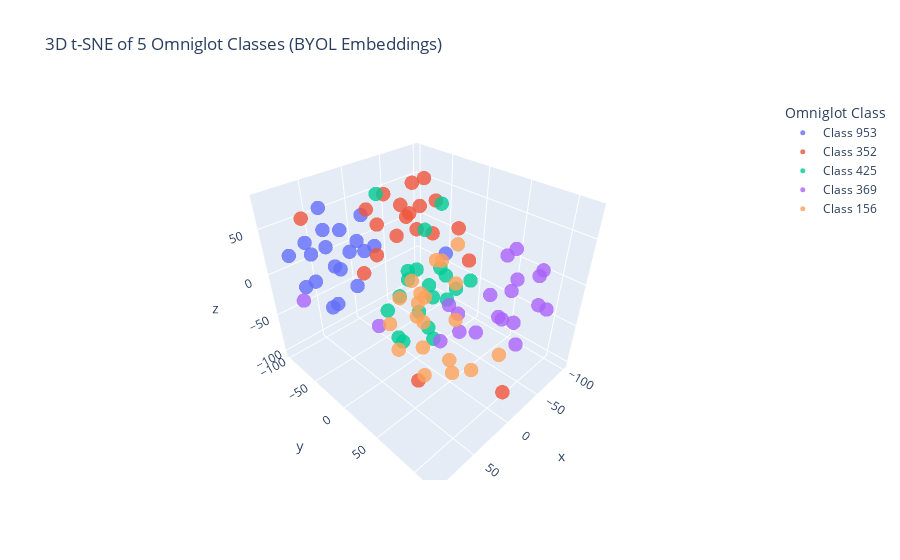

Notebook code cell kept with this figure:
### Code cell
import plotly.express as px
import pandas as pd

# Create a dataframe for easier plotting
df = pd.DataFrame({
    'x': X_3d[:, 0],
    'y': X_3d[:, 1],
    'z': X_3d[:, 2],
    'class': y
})

# Filter only selected class labels (5 classes)
df = df[df['class'].isin(selected_classes)]

# Map original class labels to consistent string labels
label_map = {label: f"Class {label}" for label in selected_classes}
df['class'] = df['class'].map(label_map)

# Create interactive 3D scatter plot
fig = px.scatter_3d(df, x='x', y='y', z='z',
                    color='class',
                    title="3D t-SNE of 5 Omniglot Classes (BYOL Embeddings)",
                    labels={"class": "Omniglot Class"},
                    opacity=0.8)

fig.update_traces(marker=dict(size=5))
fig.show()

### Figure 1 — Plotly figure (JSON) as saved in the notebook; plotly's stock layout.template omitted (floating-point values rounded to 4 significant figures)
{"data": [{"hovertemplate": "Omniglot Class=Class 953<br>x=%{x}<br>y=%{y}<br>z=%{z}<extra></extra>", "legendgroup": "Class 953", "marker": {"color": "#636efa", "opacity": 0.8, "size": 5, "symbol": "circle"}, "mode": "markers", "name": "Class 953", "scene": "scene", "showlegend": true, "type": "scatter3d", "x": [36.04, 65.55, 91.21, 63.42, 40.02, 93.16, 53.19, 66.15, 31.85, 38.79, 64.15, 91.77, 85.09, -99.53, 38.41, 16.12, 13.95, 60.36, 79.21, 59.6], "y": [-98.63, -11.21, -29.52, -55.28, -25.03, -66.64, -47.52, -47.28, -37.07, -79.87, -79.23, -36.54, -60.41, -50.79, -64.37, -40.65, -72.43, -12.19, -27.27, -49.61], "z": [28.66, 51.69, 24.78, 76.55, 36.02, 35.8, 12.01, 41.74, 65.14, -5.606, 19.77, 60.57, 0.8284, -35.97, 42.23, 25.4, 17.41, 13.63, -8.518, -26.93]}, {"hovertemplate": "Omniglot Class=Class 352<br>x=%{x}<br>y=%{y}<br>z=%{z}<extra></extra>", "legendgroup": "Class 352", "marker": {"color": "#EF553B", "opacity": 0.8, "size": 5, "symbol": "circle"}, "mode": "markers", "name": "Class 352", "scene": "scene", "showlegend": true, "type": "scatter3d", "x": [25.79, 2.105, -21.42, -57.99, -67.64, -12.3, 5.917, -28.19, -60.84, -51.45, 64.39, -83.5, -88.19, -82.29, 25.7, -46.99, -23.46, -1.009, -0.5657, -24.06], "y": [29.28, -68.24, -50.2, -64.43, -67.91, -73.85, -4.811, -50.47, -35.96, -62.54, -86.74, -1.515, -22.59, -52.24, -48.18, -35.28, -17.33, 113.7, -42.96, -85.37], "z": [-102.2, 50.28, 18.45, 62.08, 2.482, -11.08, 65.66, 51.2, 11.92, 29.77, 55.58, -17.53, 12.85, 38.13, -5.395, 78.41, 62.34, -74.84, 73.49, 17.82]}, {"hovertemplate": "Omniglot Class=Class 425<br>x=%{x}<br>y=%{y}<br>z=%{z}<extra></extra>", "legendgroup": "Class 425", "marker": {"color": "#00cc96", "opacity": 0.8, "size": 5, "symbol": "circle"}, "mode": "markers", "name": "Class 425", "scene": "scene", "showlegend": true, "type": "scatter3d", "x": [-62.71, -47.73, -33.79, -36.96, -19.58, 13.12, -27.55, 7.356, 9.758, -18.33, -67.95, -10.33, -45.84, 10.5, 24.54, -8.067, 7.335, -32.73, -16.69, 11.71], "y": [-25.32, -48.05, -20.99, -11.59, -32.03, -29.49, -88.1, -2.658, -17.57, 0.6531, -21.18, 15.4, 13.53, 51.27, 6.301, -3.758, 25.03, 42.37, 17.36, -11.13], "z": [49.44, -34.21, 31.87, -48.92, -27.03, -49.78, 51.63, 9.738, -82.02, -17.76, -39.35, -75.98, -29.46, 5.612, -63.76, -48.97, -44.28, 0.9884, 11.39, -22.37]}, {"hovertemplate": "Omniglot Class=Class 369<br>x=%{x}<br>y=%{y}<br>z=%{z}<extra></extra>", "legendgroup": "Class 369", "marker": {"color": "#ab63fa", "opacity": 0.8, "size": 5, "symbol": "circle"}, "mode": "markers", "name": "Class 369", "scene": "scene", "showlegend": true, "type": "scatter3d", "x": [29.35, 82.97, -11.76, -62.1, -48.34, -43.97, 7.268, -19.83, -40.09, 0.1866, -38.49, -70.02, -44.75, -28.41, -12.66, 30.26, -69.61, -75.57, -53.67, 72.76], "y": [61.72, 44.1, 34.53, 61.49, 117.8, 81.85, 108.7, 103.6, 73.73, 78.41, 110.8, 96.82, 81.79, 103.8, 80.92, 83.76, 98.02, 67.58, 11.52, -94.43], "z": [-25.34, 13.42, -21.55, 24.74, -1.474, 47.71, 13.79, -8.483, -30.12, -22.69, 35.58, 20.56, 2.424, -39.36, 13.86, -0.527, -18.65, -6.2, -68.35, -39.39]}, {"hovertemplate": "Omniglot Class=Class 156<br>x=%{x}<br>y=%{y}<br>z=%{z}<extra></extra>", "legendgroup": "Class 156", "marker": {"color": "#FFA15A", "opacity": 0.8, "size": 5, "symbol": "circle"}, "mode": "markers", "name": "Class 156", "scene": "scene", "showlegend": true, "type": "scatter3d", "x": [-49.82, 52.91, -27.15, -50.88, -18.27, -28.74, 17.07, 1.059, 60.8, 49.26, 22.29, 17.69, 41.64, 11.63, -61.08, 32.32, 62.27, 49.58, 17.31, 38.6], "y": [-36.85, 65.5, -16.33, -20.88, -45.57, 29.45, 20.81, 35.39, 71.43, 57.19, 93.14, 66.83, 44.8, 112.9, 0.3508, 29.09, 42.75, 94.44, 62.88, 4.072], "z": [-68.87, -48.37, -81.34, -11.25, -58.07, -52.69, -11.14, 35.17, -6.401, 34.81, -44.07, 33.91, 0.1887, -19.73, 12.73, 25.49, -26.56, -27.1, -55.99, -33.87]}], "layout": {"legend": {"title": {"text": "Omniglot Class"}, "tracegroupgap": 0}, "scene": {"domain": {"x": [0, 1], "y": [0, 1]}, "xaxis": {"title": {"text": "x"}}, "yaxis": {"title": {"text": "y"}}, "zaxis": {"title": {"text": "z"}}}, "title": {"text": "3D t-SNE of 5 Omniglot Classes (BYOL Embeddings)"}}}
